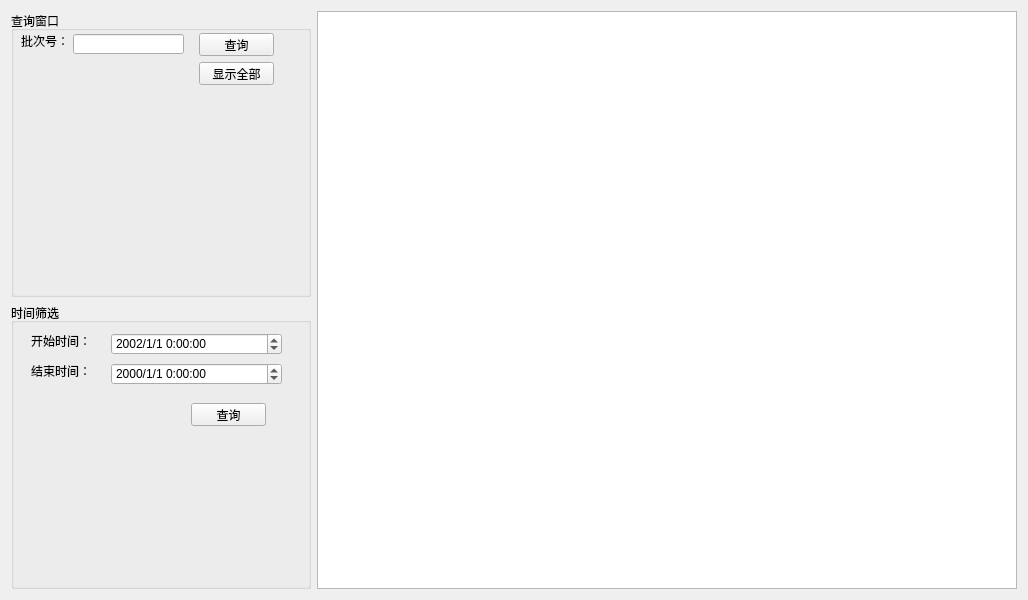
<?xml version="1.0" encoding="UTF-8"?>
<ui version="4.0">
 <class>save</class>
 <widget class="QWidget" name="save">
  <property name="geometry">
   <rect>
    <x>0</x>
    <y>0</y>
    <width>1024</width>
    <height>600</height>
   </rect>
  </property>
  <property name="windowTitle">
   <string>Form</string>
  </property>
  <layout class="QGridLayout" name="gridLayout">
   <item row="0" column="0">
    <widget class="QGroupBox" name="groupBox">
     <property name="minimumSize">
      <size>
       <width>300</width>
       <height>0</height>
      </size>
     </property>
     <property name="maximumSize">
      <size>
       <width>300</width>
       <height>16777215</height>
      </size>
     </property>
     <property name="title">
      <string>查询窗口</string>
     </property>
     <widget class="QLabel" name="label_2">
      <property name="geometry">
       <rect>
        <x>10</x>
        <y>22</y>
        <width>51</width>
        <height>16</height>
       </rect>
      </property>
      <property name="text">
       <string>批次号：</string>
      </property>
     </widget>
     <widget class="QLineEdit" name="lineEdit_serchID">
      <property name="geometry">
       <rect>
        <x>62</x>
        <y>23</y>
        <width>111</width>
        <height>20</height>
       </rect>
      </property>
     </widget>
     <widget class="QPushButton" name="B_Serch">
      <property name="geometry">
       <rect>
        <x>188</x>
        <y>22</y>
        <width>75</width>
        <height>23</height>
       </rect>
      </property>
      <property name="text">
       <string>查询</string>
      </property>
     </widget>
     <widget class="QPushButton" name="B_showAll">
      <property name="geometry">
       <rect>
        <x>188</x>
        <y>51</y>
        <width>75</width>
        <height>23</height>
       </rect>
      </property>
      <property name="text">
       <string>显示全部</string>
      </property>
     </widget>
    </widget>
   </item>
   <item row="0" column="1" rowspan="2">
    <widget class="QTableView" name="m_TabView">
     <property name="minimumSize">
      <size>
       <width>700</width>
       <height>0</height>
      </size>
     </property>
    </widget>
   </item>
   <item row="1" column="0">
    <widget class="QGroupBox" name="groupBox_4">
     <property name="minimumSize">
      <size>
       <width>0</width>
       <height>80</height>
      </size>
     </property>
     <property name="title">
      <string>时间筛选</string>
     </property>
     <widget class="QLabel" name="label_8">
      <property name="geometry">
       <rect>
        <x>20</x>
        <y>30</y>
        <width>71</width>
        <height>16</height>
       </rect>
      </property>
      <property name="text">
       <string>开始时间：</string>
      </property>
     </widget>
     <widget class="QLabel" name="label_9">
      <property name="geometry">
       <rect>
        <x>20</x>
        <y>60</y>
        <width>71</width>
        <height>16</height>
       </rect>
      </property>
      <property name="text">
       <string>结束时间：</string>
      </property>
     </widget>
     <widget class="QPushButton" name="Btn_Serch_time">
      <property name="geometry">
       <rect>
        <x>180</x>
        <y>100</y>
        <width>75</width>
        <height>23</height>
       </rect>
      </property>
      <property name="text">
       <string>查询</string>
      </property>
     </widget>
     <widget class="QDateTimeEdit" name="dateTimeEdit_start">
      <property name="geometry">
       <rect>
        <x>100</x>
        <y>30</y>
        <width>171</width>
        <height>22</height>
       </rect>
      </property>
      <property name="dateTime">
       <datetime>
        <hour>0</hour>
        <minute>0</minute>
        <second>0</second>
        <year>2002</year>
        <month>1</month>
        <day>1</day>
       </datetime>
      </property>
      <property name="displayFormat">
       <string>yyyy/M/d H:mm:ss</string>
      </property>
     </widget>
     <widget class="QDateTimeEdit" name="dateTimeEdit_end">
      <property name="geometry">
       <rect>
        <x>100</x>
        <y>60</y>
        <width>171</width>
        <height>22</height>
       </rect>
      </property>
      <property name="displayFormat">
       <string>yyyy/M/d H:mm:ss</string>
      </property>
     </widget>
    </widget>
   </item>
  </layout>
 </widget>
 <resources/>
 <connections/>
</ui>
